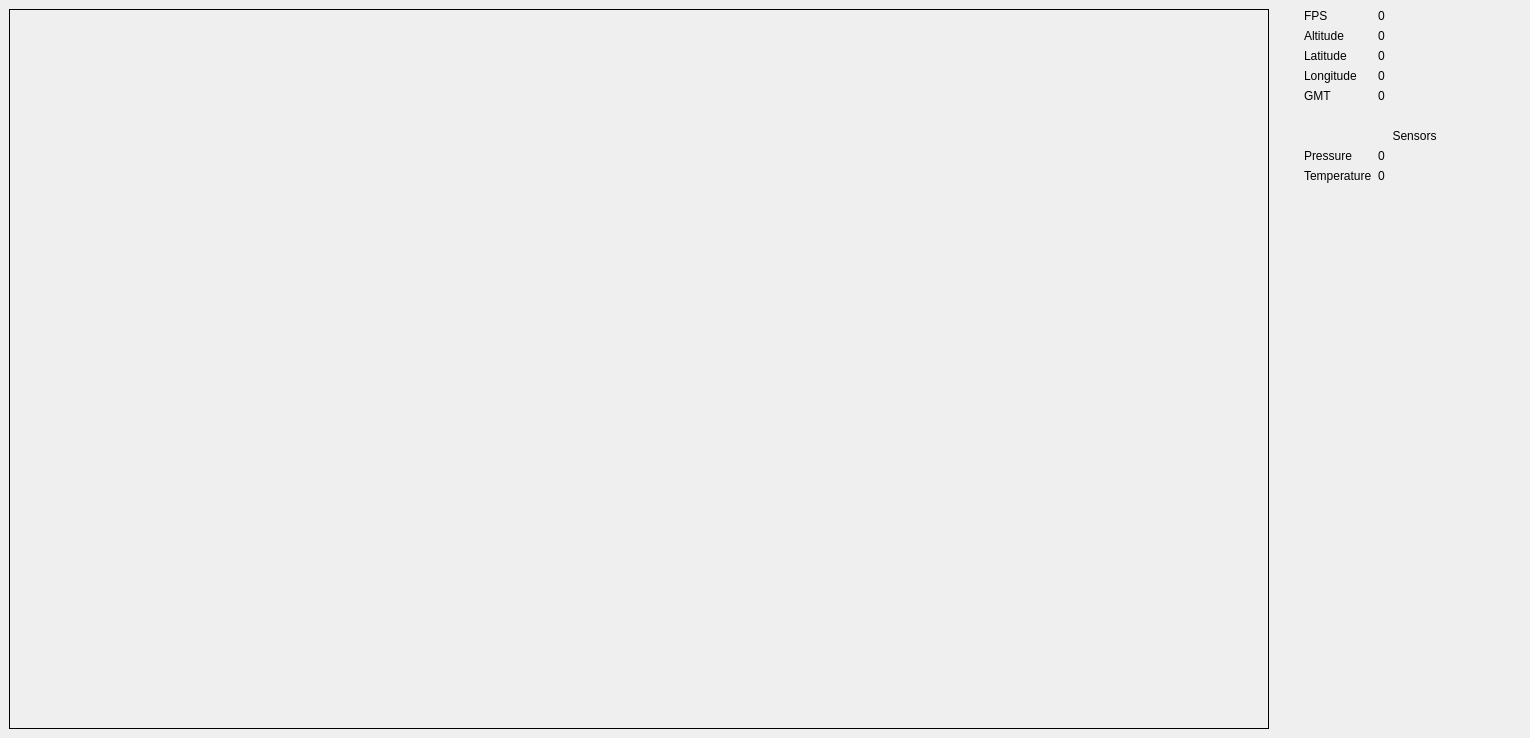
<?xml version="1.0" encoding="UTF-8"?>
<ui version="4.0">
 <class>Form</class>
 <widget class="QWidget" name="Form">
  <property name="geometry">
   <rect>
    <x>0</x>
    <y>0</y>
    <width>1530</width>
    <height>738</height>
   </rect>
  </property>
  <property name="windowTitle">
   <string>Street Light Client</string>
  </property>
  <widget class="QLabel" name="video_label">
   <property name="geometry">
    <rect>
     <x>9</x>
     <y>9</y>
     <width>1260</width>
     <height>720</height>
    </rect>
   </property>
   <property name="sizePolicy">
    <sizepolicy hsizetype="Minimum" vsizetype="Minimum">
     <horstretch>1</horstretch>
     <verstretch>1</verstretch>
    </sizepolicy>
   </property>
   <property name="minimumSize">
    <size>
     <width>1260</width>
     <height>720</height>
    </size>
   </property>
   <property name="frameShape">
    <enum>QFrame::Box</enum>
   </property>
   <property name="text">
    <string/>
   </property>
  </widget>
  <widget class="QWidget" name="formLayoutWidget">
   <property name="geometry">
    <rect>
     <x>1304</x>
     <y>9</y>
     <width>221</width>
     <height>241</height>
    </rect>
   </property>
   <layout class="QFormLayout" name="formLayout">
    <property name="fieldGrowthPolicy">
     <enum>QFormLayout::AllNonFixedFieldsGrow</enum>
    </property>
    <item row="0" column="0">
     <widget class="QLabel" name="label">
      <property name="text">
       <string>FPS</string>
      </property>
     </widget>
    </item>
    <item row="0" column="1">
     <widget class="QLabel" name="fps_label">
      <property name="text">
       <string>0</string>
      </property>
     </widget>
    </item>
    <item row="1" column="0">
     <widget class="QLabel" name="label_4">
      <property name="text">
       <string>Altitude</string>
      </property>
     </widget>
    </item>
    <item row="1" column="1">
     <widget class="QLabel" name="altitude_label">
      <property name="text">
       <string>0</string>
      </property>
     </widget>
    </item>
    <item row="2" column="0">
     <widget class="QLabel" name="label_2">
      <property name="text">
       <string>Latitude</string>
      </property>
     </widget>
    </item>
    <item row="2" column="1">
     <widget class="QLabel" name="latitude_label">
      <property name="text">
       <string>0</string>
      </property>
     </widget>
    </item>
    <item row="3" column="0">
     <widget class="QLabel" name="label_5">
      <property name="text">
       <string>Longitude</string>
      </property>
     </widget>
    </item>
    <item row="3" column="1">
     <widget class="QLabel" name="longitude_label">
      <property name="text">
       <string>0</string>
      </property>
     </widget>
    </item>
    <item row="4" column="0">
     <widget class="QLabel" name="label_3">
      <property name="text">
       <string>GMT</string>
      </property>
     </widget>
    </item>
    <item row="4" column="1">
     <widget class="QLabel" name="gmt_label">
      <property name="text">
       <string>0</string>
      </property>
     </widget>
    </item>
    <item row="5" column="0">
     <widget class="QLabel" name="label_14">
      <property name="text">
       <string/>
      </property>
     </widget>
    </item>
    <item row="6" column="0" colspan="2">
     <widget class="QLabel" name="label_7">
      <property name="text">
       <string>Sensors</string>
      </property>
      <property name="alignment">
       <set>Qt::AlignCenter</set>
      </property>
     </widget>
    </item>
    <item row="7" column="0">
     <widget class="QLabel" name="label_8">
      <property name="text">
       <string>Pressure</string>
      </property>
     </widget>
    </item>
    <item row="7" column="1">
     <widget class="QLabel" name="pressure_label">
      <property name="text">
       <string>0</string>
      </property>
     </widget>
    </item>
    <item row="8" column="0">
     <widget class="QLabel" name="label_10">
      <property name="text">
       <string>Temperature</string>
      </property>
     </widget>
    </item>
    <item row="8" column="1">
     <widget class="QLabel" name="temperature_label">
      <property name="text">
       <string>0</string>
      </property>
     </widget>
    </item>
   </layout>
  </widget>
  <widget class="QLabel" name="sync_label">
   <property name="geometry">
    <rect>
     <x>1370</x>
     <y>250</y>
     <width>68</width>
     <height>17</height>
    </rect>
   </property>
   <property name="text">
    <string/>
   </property>
  </widget>
 </widget>
 <resources/>
 <connections/>
</ui>
